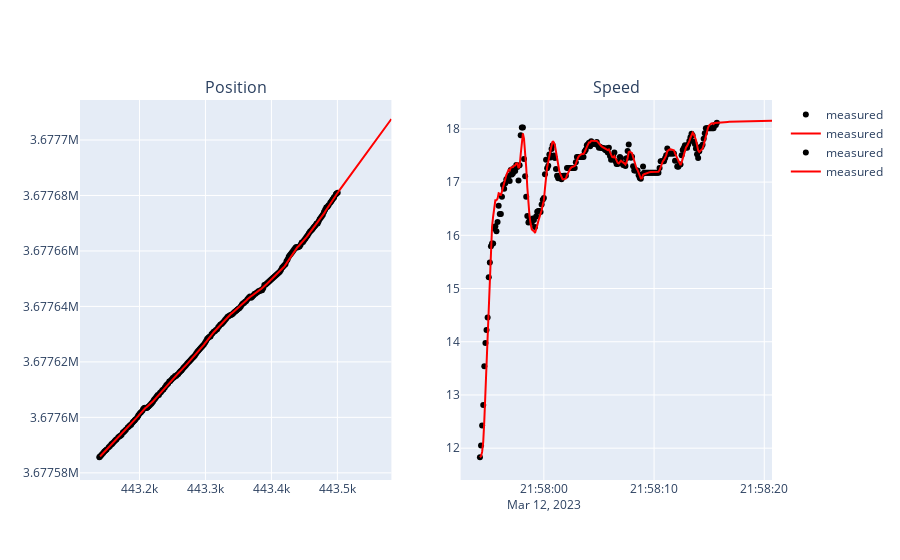

The cell this chart's notebook holds for it:
### Code cell
from plotly.subplots import make_subplots

fig = make_subplots(
    rows=1,
    cols=2,
    subplot_titles=("Position", "Speed"),
    specs=[[{"type": "scatter"}, {"type": "scatter"}]],
)

fig.add_trace(
    go.Scatter(
        x=veh_df.utm_x,
        y=veh_df.utm_y,
        mode="markers",
        opacity=1,
        marker_color="black",
        name="measured",
        showlegend=True,
    ),
    row=1,
    col=1,
)

fig.add_trace(
    go.Scatter(
        x=kalman_vehicle_df.utm_x,
        y=kalman_vehicle_df.utm_y,
        mode="lines",
        opacity=1,
        line_color="red",
        name="measured",
        showlegend=True,
    ),
    row=1,
    col=1,
)



fig.add_trace(
    go.Scatter(
        x=veh_df.epoch_time,
        y=veh_df.f32_velocityInDir_mps,
        mode="markers",
        opacity=1,
        marker_color="black",
        name="measured",
        showlegend=True,
    ),
    row=1,
    col=2,
)

fig.add_trace(
    go.Scatter(
        x=kalman_vehicle_df.epoch_time,
        y=kalman_vehicle_df.f32_velocityInDir_mps,
        mode="lines",
        opacity=1,
        line_color="red",
        name="measured",
        showlegend=True,
    ),
    row=1,
    col=2,
)

fig.show()

### Figure 1 — Plotly figure (JSON) as saved in the notebook; plotly's stock layout.template omitted (floating-point values rounded to 4 significant figures; data arrays with more than 128 entries replaced by an {"elided": "..."} marker saying what was removed)
{"data": [{"marker": {"color": "black"}, "mode": "markers", "name": "measured", "opacity": 1, "showlegend": true, "type": "scatter", "x": {"elided": "215 float values"}, "xaxis": "x", "y": {"elided": "215 float values"}, "yaxis": "y"}, {"line": {"color": "red"}, "mode": "lines", "name": "measured", "opacity": 1, "showlegend": true, "type": "scatter", "x": {"elided": "265 float values"}, "xaxis": "x", "y": {"elided": "265 float values"}, "yaxis": "y"}, {"marker": {"color": "black"}, "mode": "markers", "name": "measured", "opacity": 1, "showlegend": true, "type": "scatter", "x": {"elided": "215 str values"}, "xaxis": "x2", "y": {"elided": "215 float values"}, "yaxis": "y2"}, {"line": {"color": "red"}, "mode": "lines", "name": "measured", "opacity": 1, "showlegend": true, "type": "scatter", "x": {"elided": "265 str values"}, "xaxis": "x2", "y": {"elided": "265 float values"}, "yaxis": "y2"}], "layout": {"annotations": [{"font": {"size": 16}, "showarrow": false, "text": "Position", "x": 0.225, "xanchor": "center", "xref": "paper", "y": 1, "yanchor": "bottom", "yref": "paper"}, {"font": {"size": 16}, "showarrow": false, "text": "Speed", "x": 0.775, "xanchor": "center", "xref": "paper", "y": 1, "yanchor": "bottom", "yref": "paper"}], "xaxis": {"anchor": "y", "domain": [0, 0.45]}, "xaxis2": {"anchor": "y2", "domain": [0.55, 1]}, "yaxis": {"anchor": "x", "domain": [0, 1]}, "yaxis2": {"anchor": "x2", "domain": [0, 1]}}}
